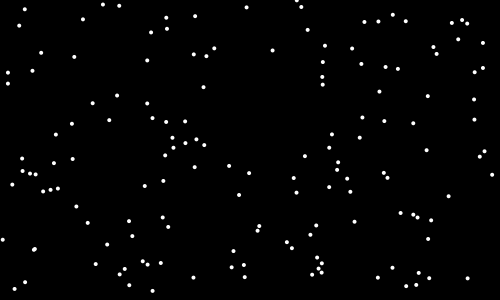
Frame 1 (no input)
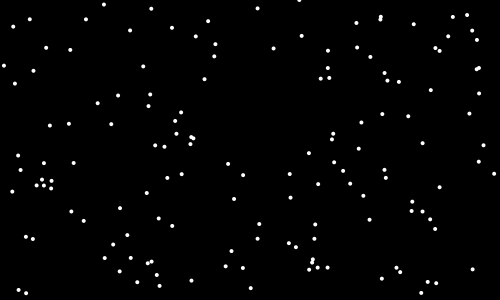
Frame 60 (the mouse pressed at the canvas centre just before this capture)
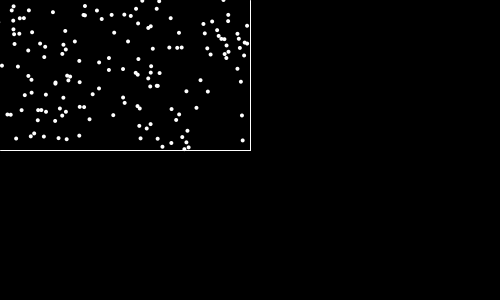
Frame 120 (the mouse held since frame 60 and released just before this capture)

The Processing sketch that drew these frames (run headless with seeded random() and noise(); from frame 60 on, the mouse is pressed at the canvas centre):

// Processing sketch: Exercise039_01
// ── Exercise039_01.pde
/* Zoa Katok
   Exercises 34_01 and 39_01 combined.
   Brownian motion of dots in a classified program.
   When the mouse is not pressed, the dots will stay within the display window.
   When the mouse is pressed (and dragged), the dots will stay in a rectangle
   defined by the top left corner and the mouse position.
 */

Dot[] dots;

void setup() {
  size(500, 300);

  dots = new Dot[150];
  for (int i = 0; i < dots.length; i++) {
    dots[i] = new Dot();
    dots[i].x = random(width);
    dots[i].y = random(height);
  }
}

void draw() {
  background(0);

  for (int i = 0; i < dots.length; i++) {
    dots[i].move();
    dots[i].display();
    // if the dots wander offscreen, put them back in the screen.
    if (dots[i].x > width) {
        dots[i].x = random(width);
      }
      if (dots[i].y > height) {
        dots[i].y = random(height);
      }
  }
  
  if (mousePressed) {
    // draw box lines
    stroke(255);
    line(mouseX, 0, mouseX, mouseY);
    line(0, mouseY, mouseX, mouseY);
    // if the dots wander out of constraints, put them back in.
    for (int i = 0; i < dots.length; i++) {
      if (dots[i].x > mouseX) {
        dots[i].x = random(mouseX);
      }
      if (dots[i].y > mouseY) {
        dots[i].y = random(mouseY);
      }
    }
  }
}

void mouseDragged() { // if the mouse is pressed and moved, change the dots' constraints
  for (int i = 0; i < dots.length; i++) {
    dots[i].x = random(mouseX);
    dots[i].y = random(mouseY);
  }
}

void mouseReleased() { // if the mouse is released, return initial dot constraints
  for (int i = 0; i < dots.length; i++) {
    dots[i].x = random(width);
    dots[i].y = random(height);
  }
}

class Dot {
  float x, y; 

  void move() { // randomly move the particle one in the x and one in the y
    float a = random(3); 
    if (a < 1) {
      x += 1;
    } else if (a > 2) {
      x -= 1;
    }

    float b = random(3); 
    if (b < 1) {
      y += 1;
    } else if (b > 2) {
      y -= 1;
    }
  }

  void display() {
    fill(255);
    noStroke();
    ellipse(x, y, 4, 4);
  }
}
